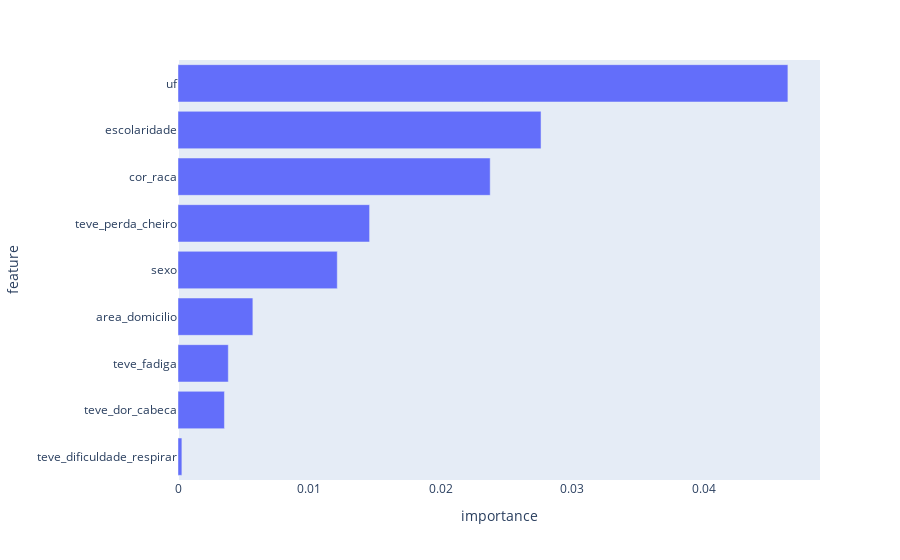

Notebook code cell kept with this figure:
### Code cell
from sklearn.metrics import (  r2_score
                             , precision_score
                             , f1_score
                             , classification_report
                             , roc_auc_score
                             , RocCurveDisplay
                             )
from sklearn.inspection import permutation_importance
from sklearn.preprocessing import OneHotEncoder
from imblearn.pipeline import Pipeline
from imblearn.under_sampling import RandomUnderSampler
import plotly.express as px

_features = ['uf', 
             'area_domicilio', 
             'sexo', 
             'cor_raca', 
             'escolaridade',
             'teve_dificuldade_respirar', 
             'teve_dor_cabeca', 
             'teve_fadiga',
             'teve_perda_cheiro']

pipeline = Pipeline(
    steps = [
        ('under', RandomUnderSampler(sampling_strategy='majority')),
        ('one-hot', OneHotEncoder(handle_unknown='infrequent_if_exist')),
        ('model',RandomForestClassifier(random_state=42))
    ]
)

X = df[_features]
y = df[['resultado_covid']]

X_train, X_test, y_train, y_test = train_test_split(X, y, stratify=y, random_state=42)
pipeline.fit(X_train, y_train)

model = pipeline['model']
y_pred = pipeline.predict(X_test)

_y_test = [int(x.replace('Não','0').replace('Sim','1')) for x in y_test['resultado_covid'].to_list()]
_y_pred = [int(x.replace('Não','0').replace('Sim','1')) for x in y_pred]

print(f"""
r2_score = {r2_score(_y_test, _y_pred)}
precision_score = {precision_score(_y_test, _y_pred)}
f1_score = {f1_score(_y_test, _y_pred)}
roc_auc_score = {roc_auc_score(_y_test, _y_pred)}

classification_report = {classification_report(_y_test, _y_pred)}
""")

RocCurveDisplay.from_estimator(pipeline, X, y)

result = permutation_importance(
    pipeline, X_test, y_test, n_repeats=10, random_state=42, n_jobs=2
)
forest_importances = pd.DataFrame([result.importances_mean, X.columns], index=['importance','feature']).T


fig = px.bar(
    forest_importances.sort_values('importance'),
    x='importance', y='feature', orientation='h'
)
fig.update_layout(
    yaxis=dict(
        showgrid=False,
        showline=False,
        showticklabels=True
    ),
    xaxis=dict(
        showgrid=False,
        showline=False,
        showticklabels=True
    )
)
fig.show()

### Figure 1 — Plotly figure (JSON) as saved in the notebook; plotly's stock layout.template omitted (floating-point values rounded to 4 significant figures)
{"data": [{"alignmentgroup": "True", "hovertemplate": "importance=%{x}<br>feature=%{y}<extra></extra>", "legendgroup": "", "marker": {"color": "#636efa", "pattern": {"shape": ""}}, "name": "", "offsetgroup": "", "orientation": "h", "showlegend": false, "textposition": "auto", "type": "bar", "x": [0.0002955, 0.003532, 0.003828, 0.005694, 0.01211, 0.01457, 0.02374, 0.02761, 0.04639], "xaxis": "x", "y": ["teve_dificuldade_respirar", "teve_dor_cabeca", "teve_fadiga", "area_domicilio", "sexo", "teve_perda_cheiro", "cor_raca", "escolaridade", "uf"], "yaxis": "y"}], "layout": {"barmode": "relative", "legend": {"tracegroupgap": 0}, "margin": {"t": 60}, "xaxis": {"anchor": "y", "domain": [0, 1], "showgrid": false, "showline": false, "showticklabels": true, "title": {"text": "importance"}}, "yaxis": {"anchor": "x", "domain": [0, 1], "showgrid": false, "showline": false, "showticklabels": true, "title": {"text": "feature"}}}}
